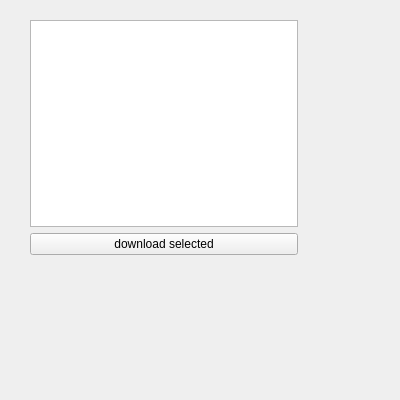
<?xml version="1.0" encoding="UTF-8"?>
<ui version="4.0">
 <class>MainWindow</class>
 <widget class="QMainWindow" name="mainwindow">
  <property name="geometry">
   <rect>
    <x>0</x>
    <y>0</y>
    <width>400</width>
    <height>400</height>
   </rect>
  </property>
  <property name="windowTitle">
   <string>result UI</string>
  </property>
  <widget class="QWidget" name="centralwidget">
   <widget class="QWidget" name="">
    <property name="geometry">
     <rect>
      <x>30</x>
      <y>20</y>
      <width>268</width>
      <height>235</height>
     </rect>
    </property>
    <layout class="QVBoxLayout" name="verticalLayout">
     <item>
      <widget class="QListWidget" name="listWidget"/>
     </item>
     <item>
      <widget class="QPushButton" name="pushButton">
       <property name="text">
        <string>download selected</string>
       </property>
      </widget>
     </item>
    </layout>
   </widget>
  </widget>
 </widget>
 <resources/>
 <connections/>
</ui>
